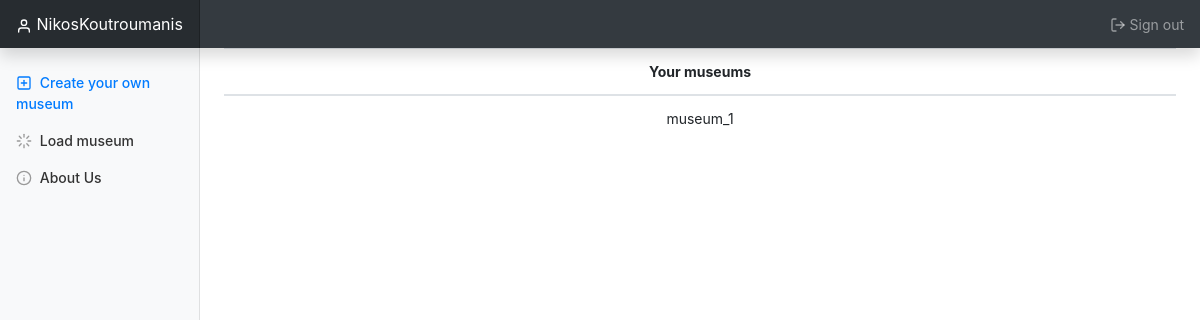
The page /php_files/welcome.php (signed in) on the database as committed earlier.
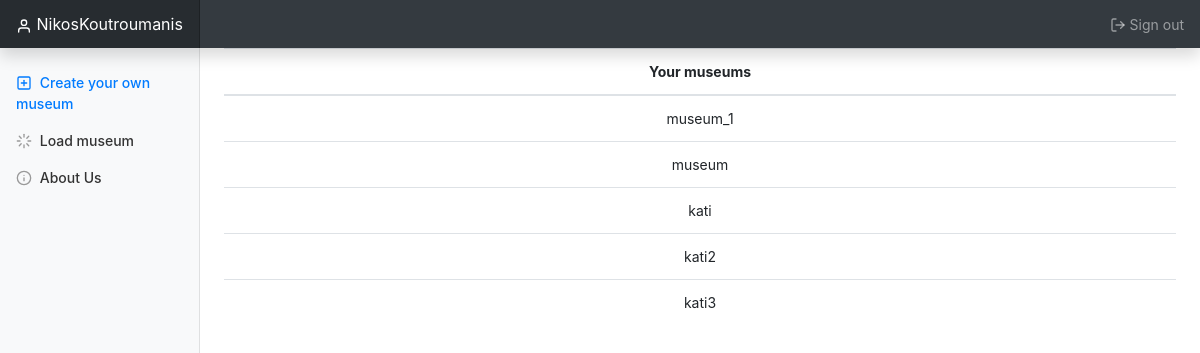
The same page on the database as committed later.
### tables this page shows
CREATE TABLE `user_rooms` (
  `user_rooms_id` int(50) NOT NULL,
  `name` varchar(40) NOT NULL,
  `user_id` int(11) NOT NULL
);

### php_files/database.php (called while the page is built, shortened)
<?php
function isAuthenticated()
{
	$result = false;
	if (isset($_SESSION['isAuthenticated']) && $_SESSION['isAuthenticated'] == true) {
		$result = true;
	}
	return $result;
}
?>

### php_files/welcome.php (the view, shortened to what this page needs)
<?php
require 'conn.php';
	include "database.php";
$username=$_SESSION['name'];
	 $id_query = mysqli_query($con,"SELECT user_id FROM users WHERE username = \"$username\"");
$id=mysqli_fetch_row($id_query);
$result = mysqli_query($con, "SELECT * FROM user_rooms WHERE user_id = \"$id[0]\"");
?>
<!doctype html>
<html lang="en">
  <head>
<link href="../assets/dist/css/bootstrap.css" rel="stylesheet">
    <link href="../css/dashboard.css" rel="stylesheet">
  </head>
  <body>
    <nav class="navbar navbar-dark sticky-top bg-dark flex-md-nowrap p-0 shadow">
  <a class="navbar-brand col-md-3 col-lg-2 mr-0 px-3" >
  <span data-feather="user"></span>
  <?php if (isAuthenticated()) {
		            echo $_SESSION['name'];
					}  ?></a>
  <ul class="navbar-nav px-3">
    <li class="nav-item text-nowrap">
      <a class="nav-link" href="logout.php">
	  <span data-feather="log-out"></span>
	  Sign out</a>
    </li>
  </ul>
</nav>
<div class="container-fluid">
  <div class="row">
    <nav id="sidebarMenu" class="col-md-3 col-lg-2 d-md-block bg-light sidebar collapse">
      <div class="sidebar-sticky pt-3">
        <ul class="nav flex-column">
          <li class="nav-item">
            <a class="nav-link active" href="public.php">
              <span data-feather="plus-square"></span>
              Create your own museum<span class="sr-only">(current)</span>
            </a>
          </li>
          <li class="nav-item">
            <a class="nav-link" href="load_museums.php">
              <span data-feather="loader"></span>
              Load museum
            </a>
          </li>
          <li class="nav-item">
            <a class="nav-link" href="AboutUs.php">
              <span data-feather="info"></span>
              About Us
            </a>
          </li>
        </ul>
      </div>
    </nav>
    <main role="main" class="col-md-9 ml-sm-auto col-lg-10 px-md-4">
		<table class="table table-hover text-center" >
			 <thead>
			  <tr>
			   <?php
			   if(mysqli_num_rows($result)==0){
				   echo "<tr>";
				   echo "<h1> Oh myyyy!! It seems that you haven't created a museum yet. Hit that 'Create your own museum' button and start creating one. You can do it! Believe in yourself!</h1>";
				   echo "</tr>";
			   }
			   else{
					echo "<th >Your museums</th>";
					echo "</thead>";
					echo "<tbody>";
				   while($row = mysqli_fetch_array($result))
					{
					echo "<tr>";
					echo "<td>" . $row['name'] . "</td>";
					echo "</tr>";
					}
			   }
			   ?>
			  </tbody>
			 </table>
      </main>
  </div>
</div>
        <script src="../js/dashboard.js"></script></body>
</html>

### css/dashboard.css (style rules this page uses)
body { font-size: .875rem; }
.feather { width: 16px; height: 16px; vertical-align: text-bottom; }
.sidebar { position: fixed; top: 0; bottom: 0; left: 0; z-index: 100; padding: 48px 0 0; box-shadow: inset -1px 0 0 rgba(0, 0, 0, .1); }
.sidebar-sticky { position: relative; top: 0; height: calc(100vh - 48px); padding-top: .5rem; overflow-x: hidden; overflow-y: auto; }
.sidebar .nav-link { font-weight: 500; color: #333; }
.sidebar .nav-link .feather { margin-right: 4px; color: #999; }
.sidebar .nav-link.active { color: #007bff; }
.sidebar .nav-link:hover .feather, .sidebar .nav-link.active .feather { color: inherit; }
.navbar-brand { padding-top: .75rem; padding-bottom: .75rem; font-size: 1rem; background-color: rgba(0, 0, 0, .25); box-shadow: inset -1px 0 0 rgba(0, 0, 0, .25); }

Rows that differ between the two databases and show on the page:
added user_rooms: name "museum"
added user_rooms: name "kati"
added user_rooms: name "kati2"
added user_rooms: name "kati3"
